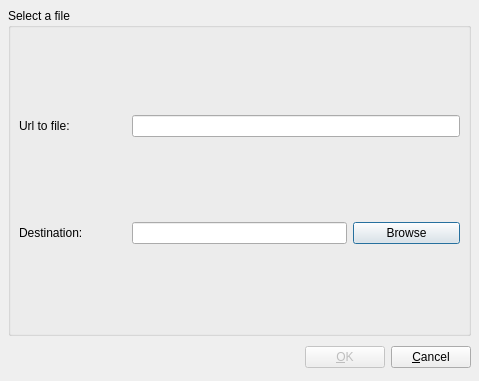
<ui version="4.0" >
 <class>Ui_AddDownloadFile</class>
 <widget class="QDialog" name="Ui_AddDownloadFile" >
  <property name="geometry" >
   <rect>
    <x>0</x>
    <y>0</y>
    <width>479</width>
    <height>381</height>
   </rect>
  </property>
  <property name="windowTitle" >
   <string>Add a file to download</string>
  </property>
  <property name="sizeGripEnabled" >
   <bool>false</bool>
  </property>
  <property name="modal" >
   <bool>true</bool>
  </property>
  <layout class="QVBoxLayout" >
   <property name="spacing" >
    <number>6</number>
   </property>
   <property name="margin" >
    <number>8</number>
   </property>
   <item>
    <widget class="QGroupBox" name="groupBox" >
     <property name="title" >
      <string>Select a file</string>
     </property>
     <layout class="QGridLayout" >
      <property name="margin" >
       <number>8</number>
      </property>
      <property name="spacing" >
       <number>6</number>
      </property>
      <item row="1" column="0" >
       <widget class="QLabel" name="label_4" >
        <property name="text" >
         <string>Destination:</string>
        </property>
       </widget>
      </item>
      <item row="0" column="1" colspan="3" >
       <widget class="QLineEdit" name="DownloadFileUrl" />
      </item>
      <item row="1" column="1" colspan="2" >
       <widget class="QLineEdit" name="destinationFolder" >
        <property name="focusPolicy" >
         <enum>Qt::StrongFocus</enum>
        </property>
       </widget>
      </item>
      <item row="0" column="0" >
       <widget class="QLabel" name="label" >
        <property name="text" >
         <string>Url to file: </string>
        </property>
       </widget>
      </item>
      <item row="1" column="3" >
       <widget class="QPushButton" name="browseDestination" >
        <property name="text" >
         <string>Browse</string>
        </property>
       </widget>
      </item>
     </layout>
    </widget>
   </item>
   <item>
    <layout class="QHBoxLayout" >
     <property name="spacing" >
      <number>6</number>
     </property>
     <property name="margin" >
      <number>0</number>
     </property>
     <item>
      <spacer>
       <property name="orientation" >
        <enum>Qt::Horizontal</enum>
       </property>
       <property name="sizeHint" stdset="0" >
        <size>
         <width>131</width>
         <height>31</height>
        </size>
       </property>
      </spacer>
     </item>
     <item>
      <widget class="QPushButton" name="okButton" >
       <property name="enabled" >
        <bool>false</bool>
       </property>
       <property name="text" >
        <string>&amp;OK</string>
       </property>
      </widget>
     </item>
     <item>
      <widget class="QPushButton" name="cancelButton" >
       <property name="text" >
        <string>&amp;Cancel</string>
       </property>
      </widget>
     </item>
    </layout>
   </item>
  </layout>
 </widget>
 <tabstops>
  <tabstop>DownloadFileUrl</tabstop>
  <tabstop>destinationFolder</tabstop>
  <tabstop>browseDestination</tabstop>
  <tabstop>okButton</tabstop>
  <tabstop>cancelButton</tabstop>
 </tabstops>
 <resources/>
 <connections>
  <connection>
   <sender>cancelButton</sender>
   <signal>clicked()</signal>
   <receiver>Ui_AddDownloadFile</receiver>
   <slot>reject()</slot>
   <hints>
    <hint type="sourcelabel" >
     <x>469</x>
     <y>295</y>
    </hint>
    <hint type="destinationlabel" >
     <x>179</x>
     <y>282</y>
    </hint>
   </hints>
  </connection>
 </connections>
</ui>
